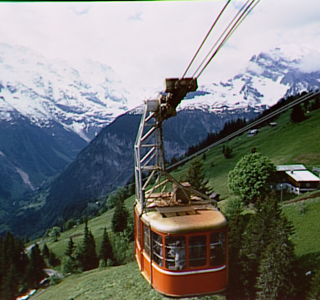
#> input picture TP2/cablecar.BMP, 320 x 300 px, found by its file name
$ python exercice.py
#> lines starting #> are read from the running program, lines starting #| are printed output that depends on the picture; after the words box and inside, x2 and y2 are one past the last pixel; in counts of white or black regions, pixels touching at a corner belong together
import cv2
import matplotlib.pyplot as plt

# Read image
img = cv2.imread("cablecar.bmp")
#> img is the input picture: shape (300, 320, 3); mean B, G, R 117.6, 120, 117.9

# Convert to grayscale
gray = cv2.cvtColor(img, cv2.COLOR_BGR2GRAY)
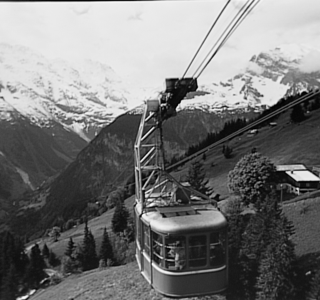
#> gray: shape (300, 320); min 0, max 252, mean 119.1

height, width = gray.shape
#> height = 300; width = 320

# Divide image into 3 vertical blocks
block_width = width // 3
#> block_width = 106

left_block = gray[:, :block_width]
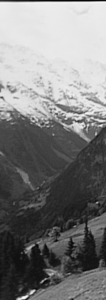
#> left_block: shape (300, 106); min 4, max 252, mean 124.4
middle_block = gray[:, block_width:2*block_width]
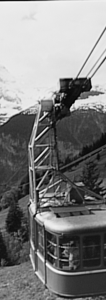
#> middle_block: shape (300, 106); min 0, max 250, mean 127.1
right_block = gray[:, 2*block_width:]
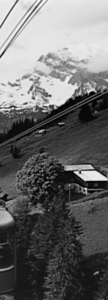
#> right_block: shape (300, 108); min 0, max 249, mean 105.9

# Binarize middle block
_, middle_bin = cv2.threshold(middle_block, 127, 255, cv2.THRESH_BINARY)
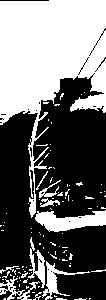
#> middle_bin: shape (300, 106); 43.8% white; 103 white regions (91 under 20 px), largest, box (x1, y1, x2, y2) and area: (0, 0, 106, 218) 11216, (35, 210, 106, 232) 942, (42, 261, 90, 300) 406

# Merge blocks again
result = gray.copy()
result[:, block_width:2*block_width] = middle_bin
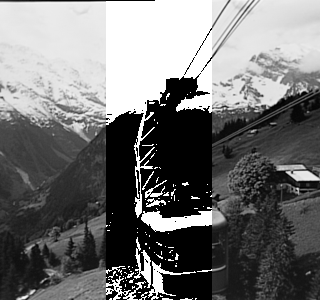
#> result: shape (300, 320); min 0, max 255, mean 113.9

# Display results
figure, plots = plt.subplots(1,2)

plots[0].imshow(gray, cmap="gray")
plots[0].set_title("Original Image")
plots[0].axis("off")

plots[1].imshow(result, cmap="gray")
plots[1].set_title("Middle Block Binarized")
plots[1].axis("off")

plt.show()
